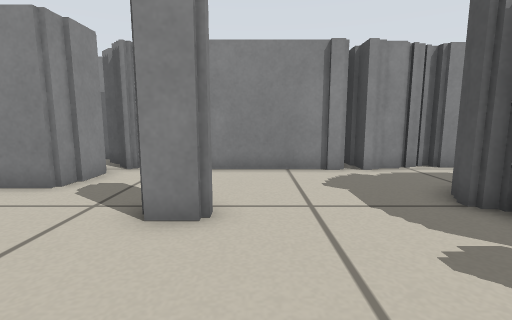
view 1 (above)

24 first-person views from a walk through a robot-simulator world made for Stage. The camera is 0.39 m above the floor, tilts 8° down and sees 85° across. Floor lines are 1 m apart. The floor is counted in squares, 0.25 m on a side. Each view is taken from the middle of a square. On the plan, view 1 faces up. The plan holds only what a view shows up to about 14 squares ahead; the rest is blank. The place goes on beyond the plan. The robots in the file are not drawn.

view 2
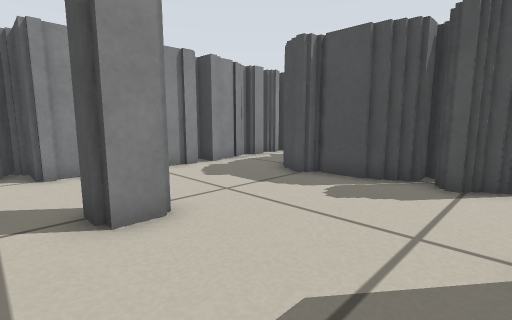

view 3
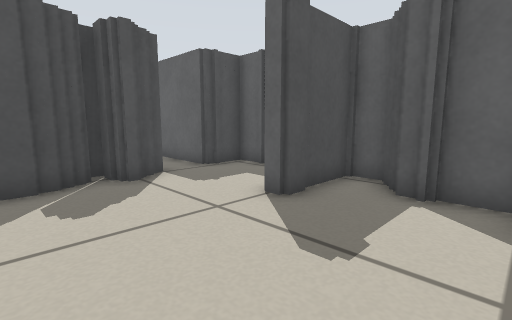

view 4
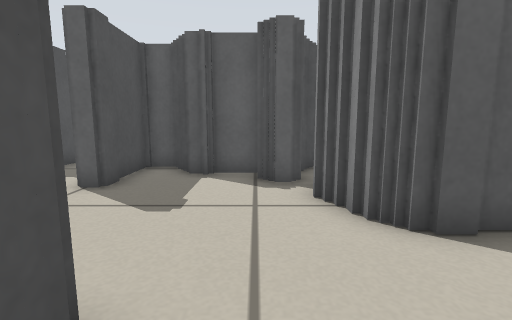

view 5
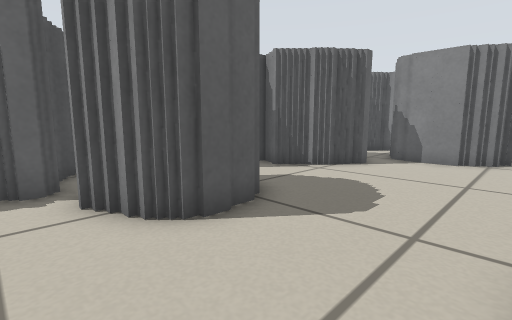

view 6
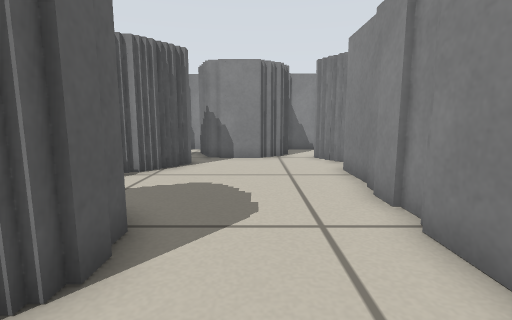

view 7
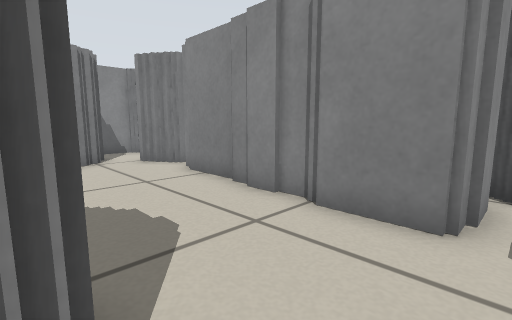

view 8
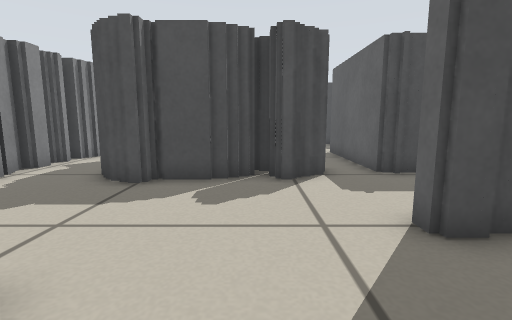

view 9
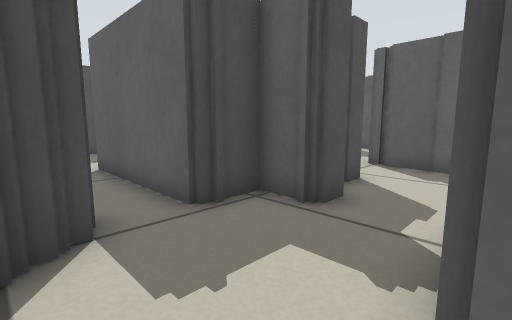

view 10
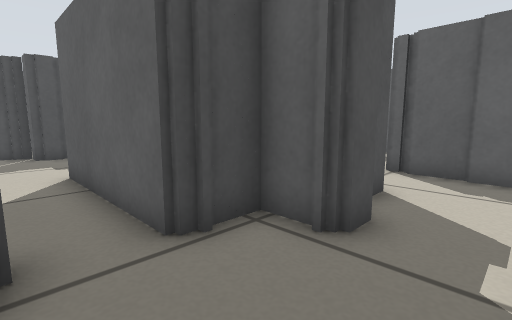

view 11
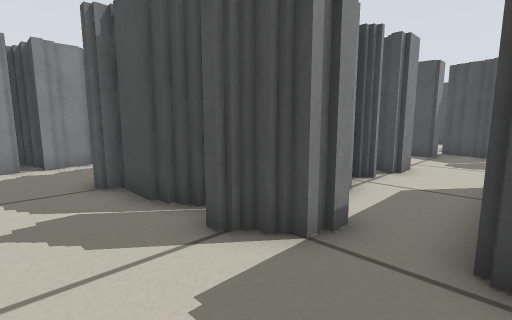

view 12
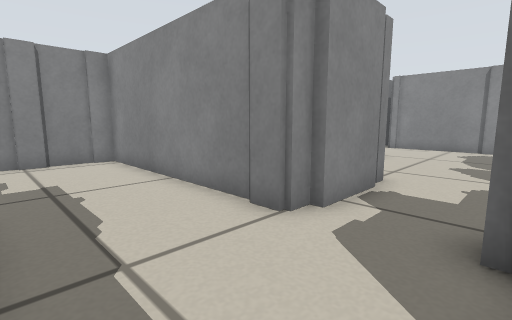

view 13
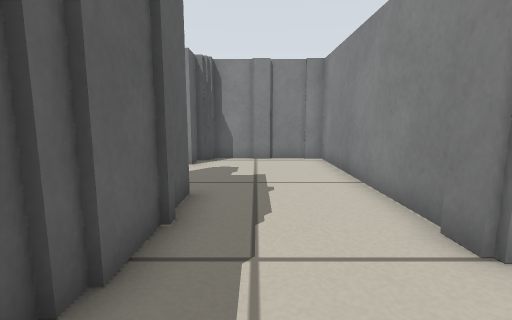

view 14
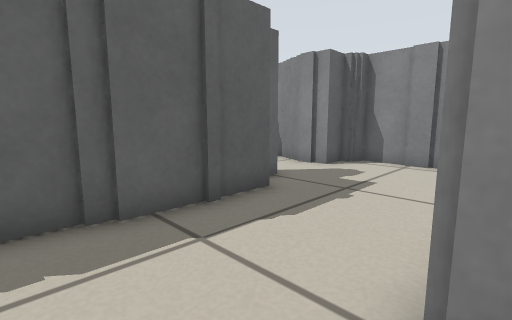

view 15
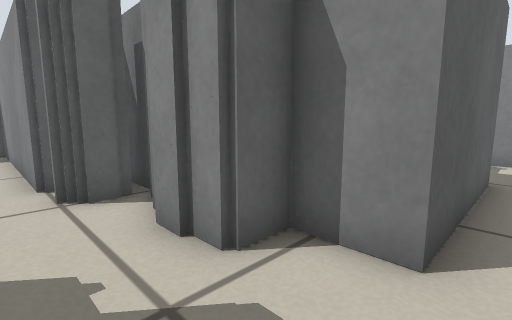

view 16
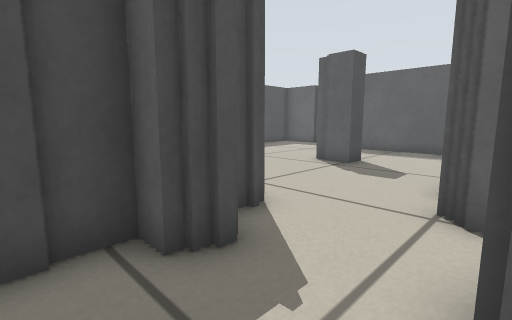

view 17
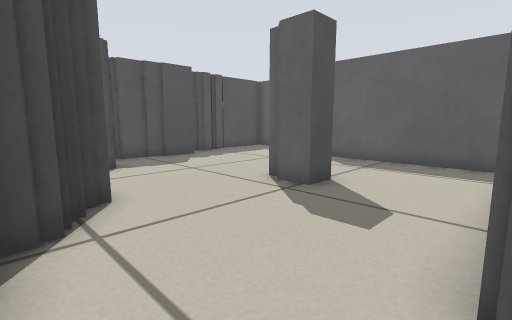

view 18
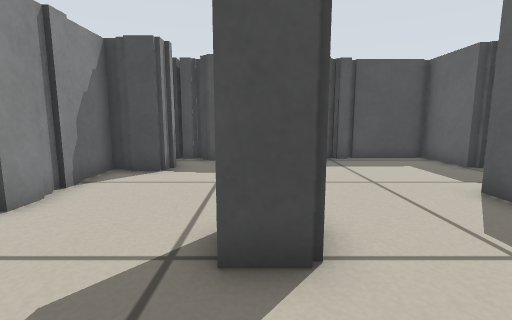

view 19
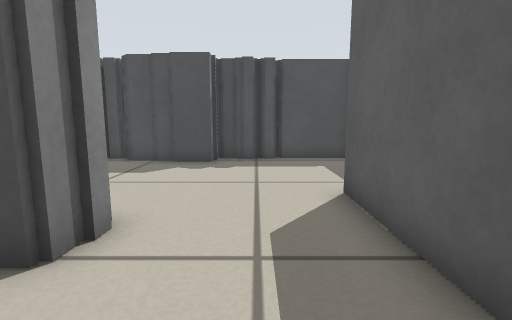

view 20
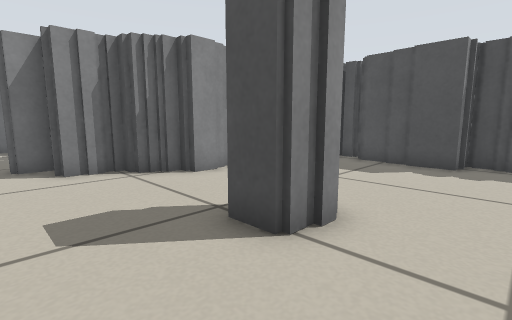

view 21
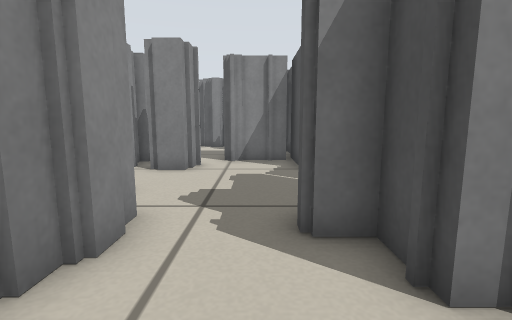

view 22
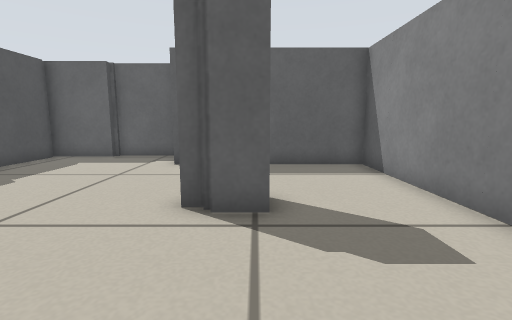

view 23
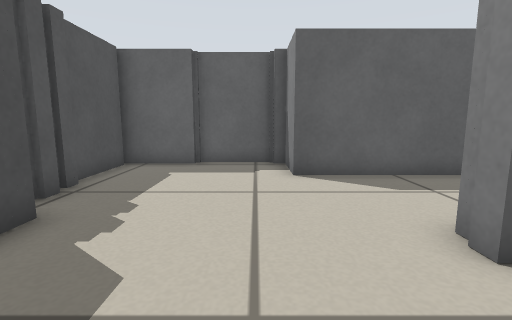

view 24
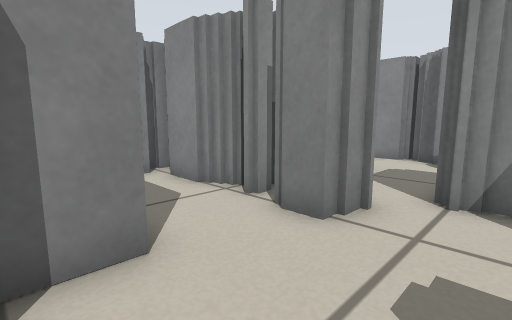

### Floor plan
Key: @ floor where view 1 was taken; # wall or solid block; . floor.
Columns run from 15 left of view 1 to 26 right of it. Each row starts with its distance up from view 1.
 10            ###    #  #####
  9            #.#########.#####
  8           ##............ ...
  7 ############..........   ...
  6 #...... ###........##     ..
  5 #............##....##     ..   #
  4 #............##....##     ..   #
  3 #..................##    #..####
  2 #.......###.........##  ####.. #
  1   ##....  ##........########...##
  0    ##..    #...@....##..........#
 -1     #      ##...#...............#
 -2     #     .####.#...#######... ##
 -3           #######..##     ##..##
 -4        ##########..##      #..##
 -5        # ..........#       #.. #
 -6        #...........#       #...###
 -7        #............      ###....######
 -8        #.....####....     ###.....###.#
 -9        ###..#########       #.........####
-10          #..                #...........##
-11          #.                 #...........#
-12          #                  #...##......#
-13                             #...##......##
-14                             #............#
-15                             #............#
-16                             #............#
-17                             ########.....#
-18                                    #.....#
-19                                    #######

Where each view was taken, in squares from view 1:
view 1: 0 up, 0 right, facing up
view 2: 0 up, 3 left, facing up-right
view 3: 4 up, 3 left, facing down-right
view 4: 6 up, 3 left, facing down
view 5: 6 up, 3 left, facing down-left
view 6: 4 up, 3 left, facing left
view 7: 2 up, 4 left, facing up-left
view 8: 2 up, 3 left, facing right
view 9: 1 up, 1 right, facing down-right
view 10: 0 up, 2 right, facing down-right
view 11: 2 down, 2 right, facing up-right
view 12: 8 down, 4 right, facing up-left
view 13: 7 down, 4 right, facing left
view 14: 4 down, 3 right, facing down-left
view 15: 1 down, 14 right, facing down-left
view 16: 2 down, 12 right, facing down-right
view 17: 6 down, 13 right, facing down-right
view 18: 12 down, 14 right, facing right
view 19: 15 down, 14 right, facing right
view 20: 15 down, 14 right, facing up-right
view 21: 8 down, 14 right, facing up
view 22: 7 down, 17 right, facing down
view 23: 9 down, 21 right, facing down
view 24: 3 down, 14 right, facing up-left
